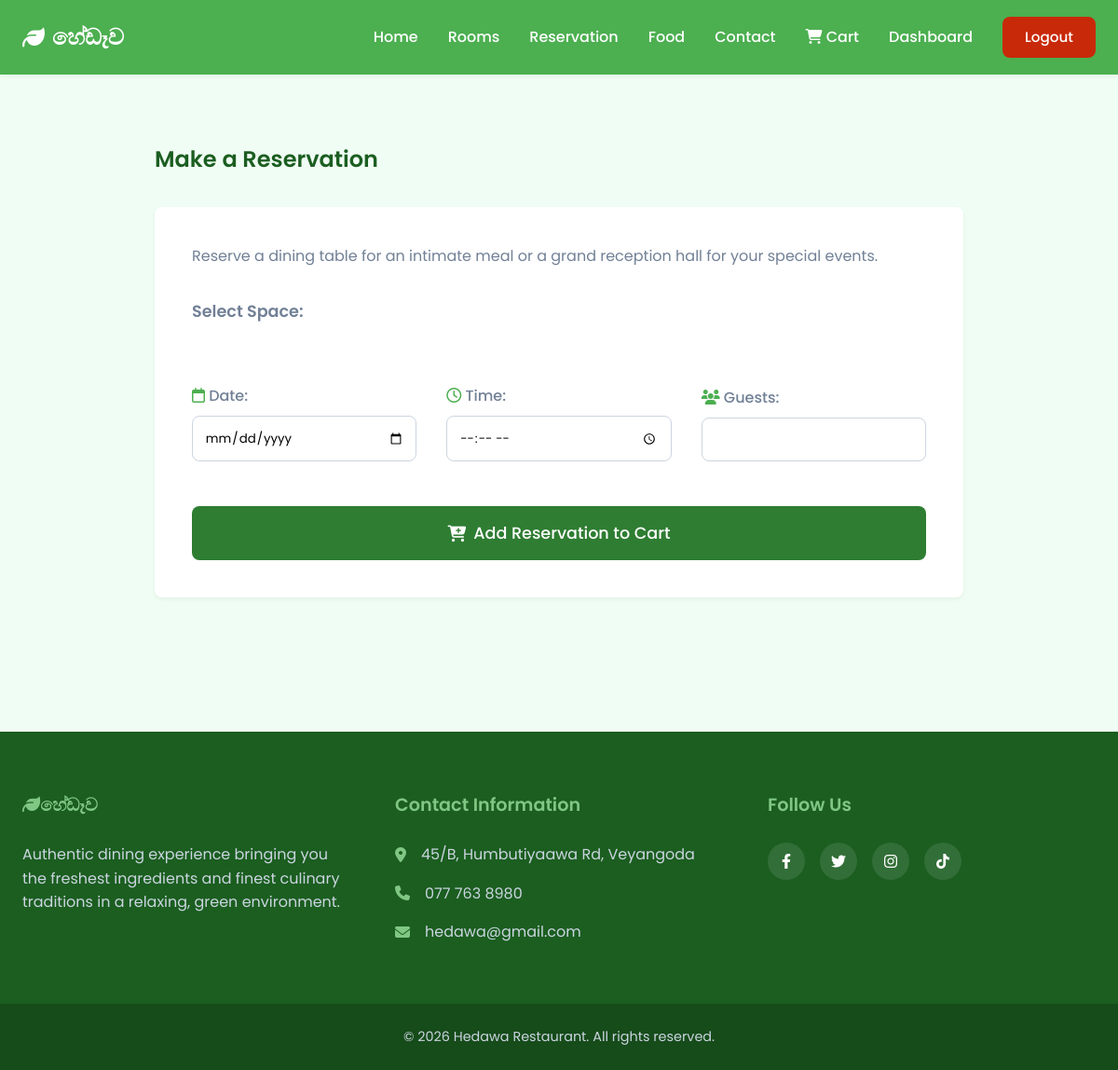
The page /pages/reservation.php (signed in) on the database as committed earlier.
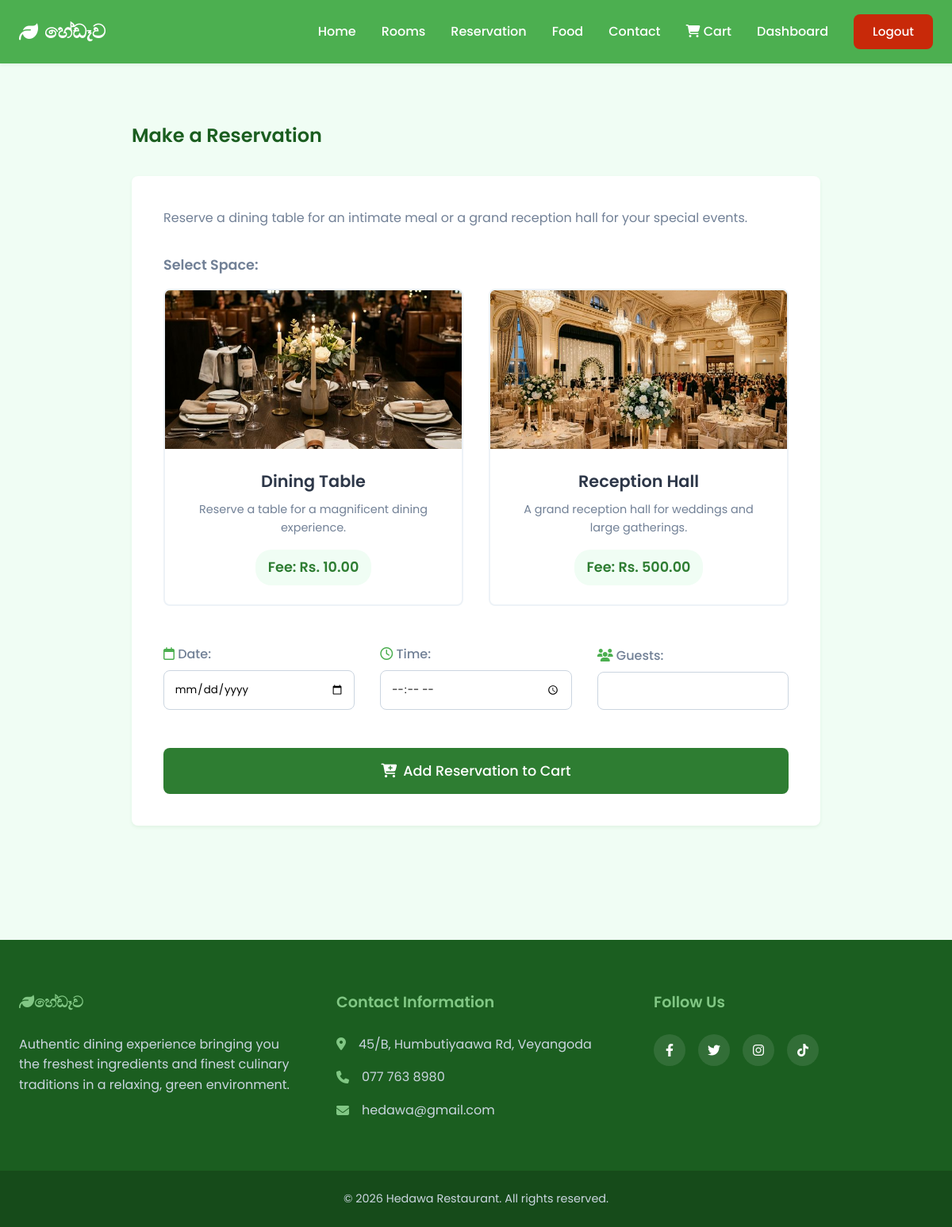
The same page on the database as committed later.
### tables this page shows
CREATE TABLE rooms (
    id INT AUTO_INCREMENT PRIMARY KEY,
    name VARCHAR(50) NOT NULL,
    description TEXT,
    price DECIMAL(10, 2) NOT NULL,
    capacity INT DEFAULT 1,
    is_available BOOLEAN DEFAULT TRUE
);

### pages/reservation.php (the view, shortened to what this page needs)
<?php
require_once '../config/database.php';
require_once '../includes/header.php';
$rooms = $pdo->query("SELECT * FROM rooms WHERE name IN ('Dining Table', 'Reception Hall') AND is_available = 1")->fetchAll();
?>
<div style="max-width: 900px; margin: 0 auto; padding: 2rem 1rem;">
    <h2 style="margin-bottom: 2rem; color: var(--primary-dark);"> Make a Reservation</h2>
    <div style="background: var(--white); padding: 2.5rem; border-radius: var(--radius); box-shadow: var(--shadow-sm); margin-bottom: 3rem;">
        <p style="margin-bottom: 2rem; color: var(--text-muted);">Reserve a dining table for an intimate meal or a grand reception hall for your special events.</p>
        <form action="../actions/cart_process.php" method="POST" style="display: grid; grid-template-columns: repeat(auto-fit, minmax(200px, 1fr)); gap: 2rem; align-items: end;">
            <div style="grid-column: 1 / -1; margin-bottom: 1rem;">
                <label style="display:block; margin-bottom: 1rem; color: var(--text-muted); font-weight: 600; font-size: 1.1rem;">Select Space:</label>
                <div style="display: grid; grid-template-columns: repeat(auto-fit, minmax(280px, 1fr)); gap: 2rem;">
                    <?php foreach($rooms as $room):
                        $img = $room['name'] === 'Dining Table' ? 'reserve_table.png' : 'reserve_hall.png';
                    ?>
                        <label class="space-card" style="cursor: pointer; position: relative; margin: 0;">
                            <div class="card-content" style="border: 2px solid #edf2f7; border-radius: var(--radius); overflow: hidden; background: var(--white); transition: all 0.3s ease;">
                                <img src="../assets/images/<?= $img ?>" alt="<?= htmlspecialchars($room['name']) ?>" style="width: 100%; height: 200px; object-fit: cover; display: block;">
                                <div style="padding: 1.5rem; text-align: center;">
                                    <h4 style="margin-bottom: 0.5rem; color: var(--text-main); font-size: 1.3rem; font-weight: 600;"><?= htmlspecialchars($room['name']) ?></h4>
                                    <p style="font-size: 0.9rem; color: var(--text-muted); margin-bottom: 1rem;"><?= htmlspecialchars($room['description']) ?></p>
                                    <span style="display: inline-block; background: var(--bg-color); color: var(--primary); font-weight: 600; font-size: 1.1rem; padding: 0.5rem 1rem; border-radius: 20px;">Fee: Rs. <?= number_format($room['price'], 2) ?></span>
                                </div>
                            </div>
                        </label>
                    <?php endforeach; ?>
                </div>
            </div>
            <div>
                <label style="display:block; margin-bottom: 0.5rem; color: var(--text-muted); font-weight: 500;"><i class="fa-regular fa-calendar" style="color:var(--primary-light);"></i> Date:</label>
                <input type="date" name="booking_date" required min="<?= date('Y-m-d') ?>" style="width: 100%; padding: 0.8rem; border: 1px solid #cbd5e0; border-radius: var(--radius); font-family: var(--font-family);">
            </div>
            <div>
                <label style="display:block; margin-bottom: 0.5rem; color: var(--text-muted); font-weight: 500;"><i class="fa-regular fa-clock" style="color:var(--primary-light);"></i> Time:</label>
                <input type="time" name="booking_time" required style="width: 100%; padding: 0.8rem; border: 1px solid #cbd5e0; border-radius: var(--radius); font-family: var(--font-family);">
            </div>
            <div>
                <label style="display:block; margin-bottom: 0.5rem; color: var(--text-muted); font-weight: 500;"><i class="fa-solid fa-users" style="color:var(--primary-light);"></i> Guests:</label>
                <input type="number" name="guests" min="1" required style="width: 100%; padding: 0.8rem; border: 1px solid #cbd5e0; border-radius: var(--radius); font-family: var(--font-family);">
            </div>
            <div style="grid-column: 1 / -1; margin-top: 1rem;">
                <button type="submit" class="btn" style="width: 100%; padding: 1rem; font-size: 1.1rem; display: flex; justify-content: center; align-items: center; gap: 0.5rem;">
                    <i class="fa-solid fa-cart-plus"></i> Add Reservation to Cart
                </button>
            </div>
        </form>
    </div>
</div>
<?php require_once '../includes/footer.php'; ?>

Rows that differ between the two databases and show on the page:
added rooms: shows a picture, name "Dining Table", description "Reserve a table for a magnificent dining experience.", price "10.00"
added rooms: shows a picture, name "Reception Hall", description "A grand reception hall for weddings and large gatherings.", price "500.00"
